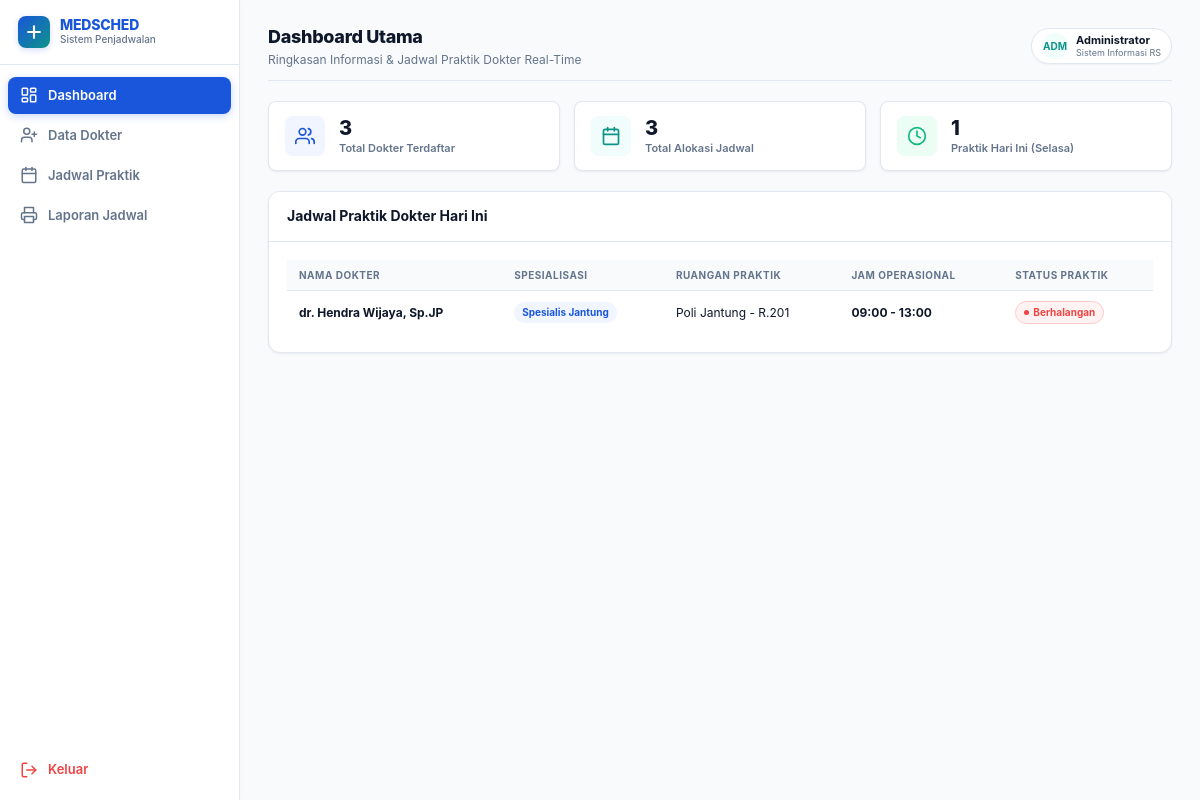
The app's page / (signed in) with its own data.
### tables this page shows
CREATE TABLE `jadwal_praktik` (
  `id` int NOT NULL,
  `dokter_id` int NOT NULL,
  `hari` enum('Senin','Selasa','Rabu','Kamis','Jumat','Sabtu','Minggu') NOT NULL,
  `jam_mulai` time NOT NULL,
  `jam_selesai` time NOT NULL,
  `ruangan` varchar(50) NOT NULL,
  `kuota` int NOT NULL DEFAULT '15',
  `status` enum('Tersedia','Penuh','Berhalangan') NOT NULL DEFAULT 'Tersedia',
  `created_at` timestamp NULL DEFAULT CURRENT_TIMESTAMP
);

CREATE TABLE `dokter` (
  `id` int NOT NULL,
  `nip` varchar(30) NOT NULL,
  `nama` varchar(100) NOT NULL,
  `spesialis` varchar(100) NOT NULL,
  `telepon` varchar(20) NOT NULL,
  `created_at` timestamp NULL DEFAULT CURRENT_TIMESTAMP
);

### index.php (the view, shortened to what this page needs)
<?php
require_once 'config/database.php';
$total_dokter = 0;
$total_jadwal = 0;
$jadwal_hari_ini = 0;
$res_doc = mysqli_query($conn, "SELECT COUNT(*) as total FROM dokter");
if ($res_doc) {
    $total_dokter = mysqli_fetch_assoc($res_doc)['total'];
}
$res_jdw = mysqli_query($conn, "SELECT COUNT(*) as total FROM jadwal_praktik");
if ($res_jdw) {
    $total_jadwal = mysqli_fetch_assoc($res_jdw)['total'];
}
$days_map = [
    'Sunday' => 'Minggu', 'Monday' => 'Senin', 'Tuesday' => 'Selasa',
    'Wednesday' => 'Rabu', 'Thursday' => 'Kamis', 'Friday' => 'Jumat', 'Saturday' => 'Sabtu'
];
$hari_ini = $days_map[date('l')];
$res_today = mysqli_query($conn, "SELECT COUNT(*) as total FROM jadwal_praktik WHERE hari = '$hari_ini'");
if ($res_today) {
    $jadwal_hari_ini = mysqli_fetch_assoc($res_today)['total'];
}
?>
<!DOCTYPE html>
<html lang="id">
<head>
</head>
<body>
    <aside>
        <div class="brand">
            <div class="brand-logo">
                <svg width="20" height="20" viewBox="0 0 24 24" fill="none" stroke="currentColor" stroke-width="2.5" stroke-linecap="round" stroke-linejoin="round"><line x1="12" y1="5" x2="12" y2="19"></line><line x1="5" y1="12" x2="19" y2="12"></line></svg>
            </div>
            <div class="brand-text">
                <div class="brand-title">MEDSCHED</div>
                <div class="brand-subtitle">Sistem Penjadwalan</div>
            </div>
        </div>
        <ul class="nav-list">
            <li class="nav-item active" id="nav-dashboard">
                <a href="#dashboard" onclick="switchTab('dashboard')">
                    <span class="nav-icon">
                        <svg viewBox="0 0 24 24"><rect x="3" y="3" width="7" height="9" rx="1"></rect><rect x="14" y="3" width="7" height="5" rx="1"></rect><rect x="14" y="12" width="7" height="9" rx="1"></rect><rect x="3" y="16" width="7" height="5" rx="1"></rect></svg>
                    </span>
                    <span class="nav-text">Dashboard</span>
                </a>
            </li>
            <li class="nav-item" id="nav-dokter">
                <a href="#dokter" onclick="switchTab('dokter')">
                    <span class="nav-icon">
                        <svg viewBox="0 0 24 24"><path d="M16 21v-2a4 4 0 0 0-4-4H6a4 4 0 0 0-4 4v2"></path><circle cx="9" cy="7" r="4"></circle><line x1="19" y1="8" x2="19" y2="14"></line><line x1="22" y1="11" x2="16" y2="11"></line></svg>
                    </span>
                    <span class="nav-text">Data Dokter</span>
                </a>
            </li>
            <li class="nav-item" id="nav-jadwal">
                <a href="#jadwal" onclick="switchTab('jadwal')">
                    <span class="nav-icon">
                        <svg viewBox="0 0 24 24"><rect x="3" y="4" width="18" height="18" rx="2" ry="2"></rect><line x1="16" y1="2" x2="16" y2="6"></line><line x1="8" y1="2" x2="8" y2="6"></line><line x1="3" y1="10" x2="21" y2="10"></line></svg>
                    </span>
                    <span class="nav-text">Jadwal Praktik</span>
                </a>
            </li>
            <li class="nav-item" id="nav-laporan">
                <a href="#laporan" onclick="switchTab('laporan')">
                    <span class="nav-icon">
                        <svg viewBox="0 0 24 24"><polyline points="6 9 6 2 18 2 18 9"></polyline><path d="M6 18H4a2 2 0 0 1-2-2v-5a2 2 0 0 1 2-2h16a2 2 0 0 1 2 2v5a2 2 0 0 1-2 2h-2"></path><rect x="6" y="14" width="12" height="8"></rect></svg>
                    </span>
                    <span class="nav-text">Laporan Jadwal</span>
                </a>
            </li>
            <li class="nav-item logout-item" style="margin-top: auto;">
                <a href="logout.php" onclick="return confirm('Apakah Anda yakin ingin keluar dari sistem?');">
                    <span class="nav-icon">
                        <svg viewBox="0 0 24 24"><path d="M9 21H5a2 2 0 0 1-2-2V5a2 2 0 0 1 2-2h4"></path><polyline points="16 17 21 12 16 7"></polyline><line x1="21" y1="12" x2="9" y2="12"></line></svg>
                    </span>
                    <span class="nav-text">Keluar</span>
                </a>
            </li>
        </ul>
    </aside>
    <main>
        <div class="top-bar">
            <div class="page-header">
                <h2 id="pageTitle">Dashboard Utama</h2>
                <p id="pageSubTitle">Ringkasan Informasi & Jadwal Praktik Dokter Real-Time</p>
            </div>
            <div class="admin-badge">
                <div class="admin-avatar">ADM</div>
                <div class="admin-text">
                    <span><?php echo htmlspecialchars($_SESSION['nama_lengkap'] ?? 'Administrator'); ?></span>
                    <small>Sistem Informasi RS</small>
                </div>
            </div>
        </div>
        <section id="sec-dashboard" class="tab-content">
            <div class="stats-grid">
                <div class="stat-card">
                    <div class="stat-icon blue">
                        <svg viewBox="0 0 24 24"><path d="M17 21v-2a4 4 0 0 0-4-4H5a4 4 0 0 0-4 4v2"></path><circle cx="9" cy="7" r="4"></circle><path d="M23 21v-2a4 4 0 0 0-3-3.87"></path><path d="M16 3.13a4 4 0 0 1 0 7.75"></path></svg>
                    </div>
                    <div class="stat-info">
                        <h3 id="statTotalDokter"><?php echo $total_dokter; ?></h3>
                        <p>Total Dokter Terdaftar</p>
                    </div>
                </div>
                <div class="stat-card">
                    <div class="stat-icon teal">
                        <svg viewBox="0 0 24 24"><rect x="3" y="4" width="18" height="18" rx="2" ry="2"></rect><line x1="16" y1="2" x2="16" y2="6"></line><line x1="8" y1="2" x2="8" y2="6"></line><line x1="3" y1="10" x2="21" y2="10"></line></svg>
                    </div>
                    <div class="stat-info">
                        <h3 id="statTotalJadwal"><?php echo $total_jadwal; ?></h3>
                        <p>Total Alokasi Jadwal</p>
                    </div>
                </div>
                <div class="stat-card">
                    <div class="stat-icon green">
                        <svg viewBox="0 0 24 24"><circle cx="12" cy="12" r="10"></circle><polyline points="12 6 12 12 16 14"></polyline></svg>
                    </div>
                    <div class="stat-info">
                        <h3 id="statJadwalHariIni"><?php echo $jadwal_hari_ini; ?></h3>
                        <p>Praktik Hari Ini (<?php echo $hari_ini; ?>)</p>
                    </div>
                </div>
            </div>
            <div class="content-card">
                <div class="card-header">
                    <h3>Jadwal Praktik Dokter Hari Ini</h3>
                </div>
                <div class="card-body">
                    <div class="table-container">
                        <table>
                            <thead>
                                <tr>
                                    <th>Nama Dokter</th>
                                    <th>Spesialisasi</th>
                                    <th>Ruangan Praktik</th>
                                    <th>Jam Operasional</th>
                                    <th>Status Praktik</th>
                                </tr>
                            </thead>
                            <tbody>
                                <?php
                                $query_today = "SELECT j.*, d.nama, d.spesialis
                                                FROM jadwal_praktik j
                                                JOIN dokter d ON j.dokter_id = d.id
                                                WHERE j.hari = '$hari_ini'
                                                ORDER BY j.jam_mulai ASC";
                                $res_today_list = mysqli_query($conn, $query_today);
                                if ($res_today_list && mysqli_num_rows($res_today_list) > 0):
                                    while ($row = mysqli_fetch_assoc($res_today_list)):
                                        $statusClass = 'status-available';
                                        if ($row['status'] == 'Berhalangan') $statusClass = 'status-danger';
                                ?>
                                    <tr>
                                        <td><strong><?php echo htmlspecialchars($row['nama']); ?></strong></td>
                                        <td><span class="badge badge-blue"><?php echo htmlspecialchars($row['spesialis']); ?></span></td>
                                        <td><?php echo htmlspecialchars($row['ruangan']); ?></td>
                                        <td><strong><?php echo substr($row['jam_mulai'], 0, 5) . ' - ' . substr($row['jam_selesai'], 0, 5); ?></strong></td>
                                        <td>
                                            <span class="badge <?php echo $statusClass; ?>">
                                                <span class="status-dot"></span>
                                                <?php echo htmlspecialchars($row['status']); ?>
                                            </span>
                                        </td>
                                    </tr>
                                <?php
                                    endwhile;
                                else:
                                ?>
                                    <tr>
                                        <td colspan="5" style="text-align: center; color: var(--text-muted); padding: 18px;">Tidak ada jadwal praktik dokter untuk hari ini.</td>
                                    </tr>
                                <?php endif; ?>
                            </tbody>
                        </table>
                    </div>
                </div>
            </div>
        </section>
    </main>
</body>
</html>

### records on screen
jadwal_praktik: dokter.nama "dr. Hendra Wijaya, Sp.JP", dokter.spesialis "Spesialis Jantung", ruangan "Poli Jantung - R.201", jam_mulai "09:00", jam_selesai "13:00", status "Berhalangan"

### other values on screen
$_SESSION['nama_lengkap'] "Administrator"
$total_dokter "3"
$total_jadwal "3"
$jadwal_hari_ini "1"
$hari_ini "Selasa"
